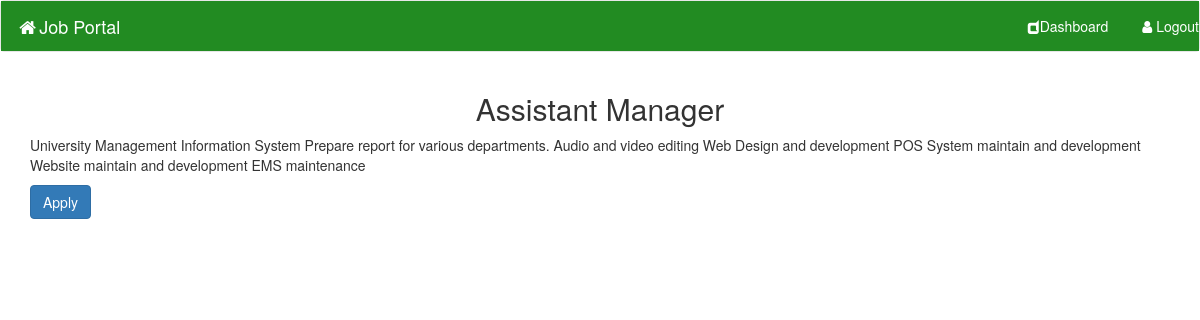
The app's page /user/apply-job-post.php?id=18 (signed in) with its own data.
### tables this page shows
CREATE TABLE `job_post` (
  `id_jobpost` int(11) NOT NULL,
  `id_company` int(11) NOT NULL,
  `jobtitle` varchar(255) NOT NULL,
  `description` text NOT NULL,
  `minimumsalary` varchar(255) NOT NULL,
  `maximumsalary` varchar(255) NOT NULL,
  `experience` varchar(255) NOT NULL,
  `qualification` varchar(255) NOT NULL,
  `createdat` timestamp NOT NULL DEFAULT CURRENT_TIMESTAMP
);

### user/apply-job-post.php (the view, shortened to what this page needs)
<?php
  require_once("../db.php");
?>
<!DOCTYPE html>
<html lang="en">
  <head>
    <link rel="stylesheet" href="https://maxcdn.bootstrapcdn.com/bootstrap/3.3.7/css/bootstrap.min.css">
    <link rel="stylesheet" href="https://cdnjs.cloudflare.com/ajax/libs/font-awesome/4.7.0/css/font-awesome.min.css">
  </head>
  <body>
    <header>
	<nav class="navbar navbar-default">
  <div class="topnav">
    <div class="navbar-header">
      <a class="navbar-brand" href="../index.php" style="text-decoration:none; color:white;"><i class="fa fa-fw fa-home"></i>Job Portal</a>
    </div>
     <div class="topnav">
       <ul class="nav navbar-nav navbar-right">
         <li><a href="dashboard.php" style="text-decoration:none; color:white;"><i class="fa fa-dashcube"></i>Dashboard</a></li>
         <li><a href="../logout.php" style="text-decoration:none; color:white;"><i class="fa fa-fw fa-user"></i>Logout</a></li>
       </ul>
     </div>
   </div>
 </nav>
</header>
  <div class="container">
    <div class="row">
      <div class="col-md-12">
        <?php
        $sql="SELECT * FROM job_post WHERE id_jobpost='$_GET[id]'";
        $result=$conn->query($sql);
        if($result->num_rows>0){
          while($row=$result->fetch_assoc())
          {
            ?>
                <h2 class="text-center"><?php echo $row['jobtitle']; ?></h2>
                <p><?php echo $row['description']; ?></p>
                <a href="apply.php?id=<?php echo $row['id_jobpost']; ?>" class="btn btn-primary">Apply</a>
            <?php
          }
        }
        ?>
      </div>
    </div>
  </body>
</html>

### user/apply-job-post.php (style rules this page uses)
* { box-sizing: border-box; }
.topnav { overflow: hidden; background-color: #228B22; }

### records on screen
job_post: jobtitle "Assistant Manager", description "University Management Information System Prepare report for various departments. Audio and video editing Web Design and development POS System maintain and development Website maintain and development EMS maintenance"
